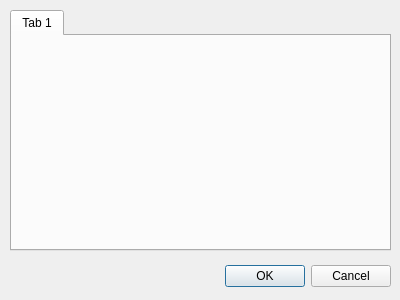
<?xml version="1.0" encoding="UTF-8"?>
<ui version="4.0">
 <class>HUD2InstrumentsDialog</class>
 <widget class="QDialog" name="HUD2InstrumentsDialog">
  <property name="geometry">
   <rect>
    <x>0</x>
    <y>0</y>
    <width>400</width>
    <height>300</height>
   </rect>
  </property>
  <property name="windowTitle">
   <string>Dialog</string>
  </property>
  <widget class="QDialogButtonBox" name="buttonBox">
   <property name="geometry">
    <rect>
     <x>50</x>
     <y>260</y>
     <width>341</width>
     <height>32</height>
    </rect>
   </property>
   <property name="orientation">
    <enum>Qt::Horizontal</enum>
   </property>
   <property name="standardButtons">
    <set>QDialogButtonBox::Cancel|QDialogButtonBox::Ok</set>
   </property>
  </widget>
  <widget class="QTabWidget" name="tabWidget">
   <property name="geometry">
    <rect>
     <x>10</x>
     <y>10</y>
     <width>381</width>
     <height>241</height>
    </rect>
   </property>
   <property name="currentIndex">
    <number>0</number>
   </property>
   <widget class="QWidget" name="tab">
    <attribute name="title">
     <string>Tab 1</string>
    </attribute>
   </widget>
  </widget>
 </widget>
 <resources/>
 <connections>
  <connection>
   <sender>buttonBox</sender>
   <signal>accepted()</signal>
   <receiver>HUD2InstrumentsDialog</receiver>
   <slot>accept()</slot>
   <hints>
    <hint type="sourcelabel">
     <x>248</x>
     <y>254</y>
    </hint>
    <hint type="destinationlabel">
     <x>157</x>
     <y>274</y>
    </hint>
   </hints>
  </connection>
  <connection>
   <sender>buttonBox</sender>
   <signal>rejected()</signal>
   <receiver>HUD2InstrumentsDialog</receiver>
   <slot>reject()</slot>
   <hints>
    <hint type="sourcelabel">
     <x>316</x>
     <y>260</y>
    </hint>
    <hint type="destinationlabel">
     <x>286</x>
     <y>274</y>
    </hint>
   </hints>
  </connection>
 </connections>
</ui>
